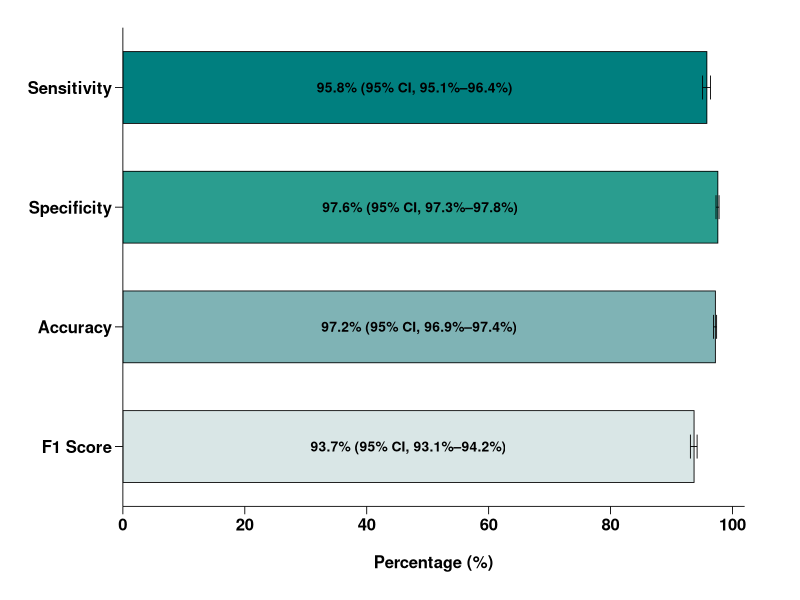

Reproduce this figure in R.
install.packages("ggplot2")
library(ggplot2)
df <- data.frame(
  metric = c("F1 Score", "Accuracy", "Specificity", "Sensitivity"),
  estimate = c(93.7, 97.2, 97.6, 95.8),
  lower = c(93.1,96.9, 97.3, 95.1),
  upper = c(94.2, 97.4, 97.8, 96.4),
  y_pos = c(0.8, 1.8, 2.8, 3.8)
)
fill_colors <- c(
  "Sensitivity" = "#007f7f",
  "Specificity" = "#2a9d8f",
  "Accuracy"    = "#7fb3b5",
  "F1 Score"    = "#d9e6e6"
)
ggplot(df, aes(x = estimate, y = y_pos)) +
  geom_col(
    aes(fill = metric),
    orientation = "y",
    width = 0.6,
    color = "black",
    linewidth = 0.3
  ) +
  geom_errorbarh(
    aes(
      xmin = lower,
      xmax = upper
    ),
    height = 0.2,
    linewidth = 0.3,
    color = "black"
  ) +
  geom_text(
    aes(
      x = estimate / 2,  
      label = sprintf("%.1f%% (95%% CI, %.1f%%–%.1f%%)", estimate, lower, upper)
    ),
    color = "black",      
    size = 3.5,
    fontface = "bold",
    hjust = 0.5           
  ) +
  scale_y_continuous(
    breaks = df$y_pos,
    labels = df$metric,
    expand = expansion(add = c(0.2, 0.2))
  ) +
  scale_fill_manual(values = fill_colors) +
  scale_x_continuous(
    limits = c(0, 102),
    breaks = seq(0, 100, by = 20),
    expand = c(0, 0)
  ) +
  labs(x = "Percentage (%)", y = NULL) +
  theme_classic(base_size = 12) +
  theme(
    legend.position = "none",
    # Bolden the coordinate axes
    axis.line = element_line(linewidth = 0.3, color = "black"),
    axis.ticks = element_line(linewidth = 0.3, color = "black"),
    axis.ticks.length = unit(0.2, "cm"),
    # Font-style
    axis.text.y = element_text(color = "black", face = "bold", size = 12),
    axis.text.x = element_text(color = "black", face = "bold", size = 12),
    axis.title.x = element_text(face = "bold", size = 12, margin = margin(t = 15)),
    plot.margin = margin(20, 40, 20, 20)
  )
